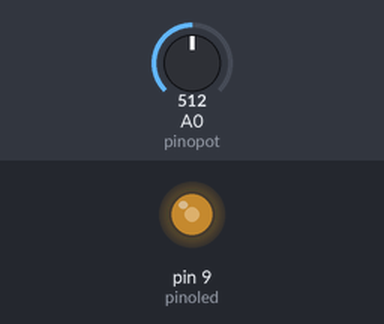
Bench run of a sketch on a simulated Arduino Uno, built with avr-gcc and run on an emulated ATmega328P. On the bench: output pins drawn as LEDs (lit = HIGH). The test bench sets the inputs (shaded band); at power-on: A0 (pinopot) = 512. What the sketch prints to the serial monitor is not drawn.

Above: at 1.2 s.
1.3 s: A0 (pinopot) set to 420
At 2.1 s:
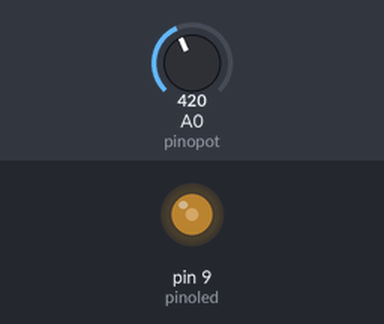
3.3 s: A0 (pinopot) set to 389
At 4.7 s:
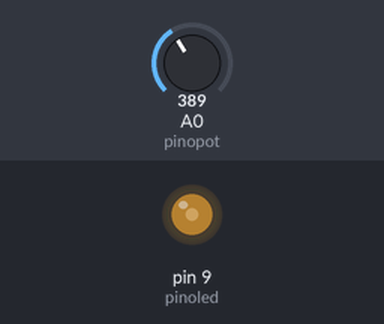
5.1 s: A0 (pinopot) set to 716
At 6.3 s:
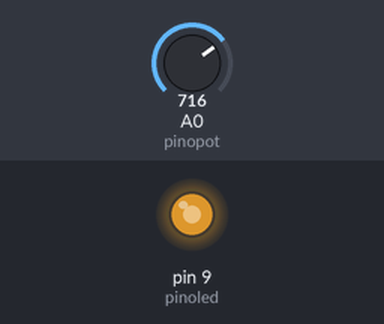
6.6 s: A0 (pinopot) set to 981
At 7.4 s:
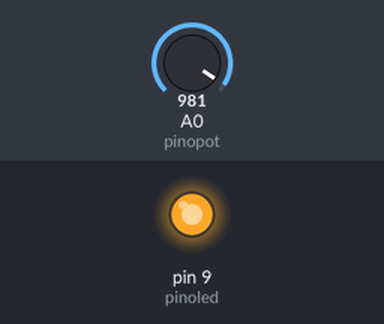
8.1 s: A0 (pinopot) set to 1018
At 8.5 s:
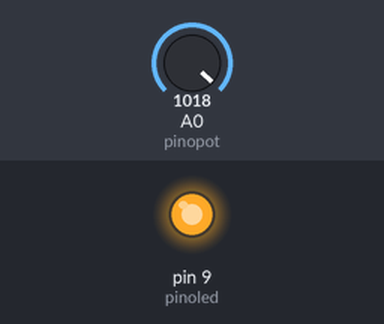
9.9 s: A0 (pinopot) set to 122
At 10.4 s:
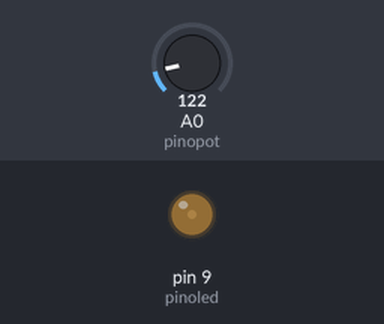
Timing chart, 0 to 12.4 s (numbered marks = the images above; inputs shaded):
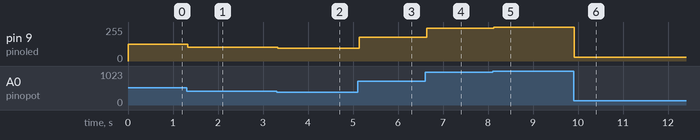

Measured:
- after the input at 1.3 s, pin 9 (pinoled): 127/255 → 104/255 at once
- after the input at 3.3 s, pin 9 (pinoled): 104/255 → 96/255 at once
- after the input at 5.1 s, pin 9 (pinoled): 96/255 → 178/255 at once
- after the input at 6.6 s, pin 9 (pinoled): 178/255 → 244/255 at once
- after the input at 8.1 s, pin 9 (pinoled): 244/255 → 253/255 at once
- after the input at 9.9 s, pin 9 (pinoled): 253/255 → 30/255 at once

The sketch:

Temporizadores.ino
```cpp
// C++ code
//

int pinoled = 9;
int pinopot = A0;
int valorpot = 0; int brilho =0;

void setup()
{
  Serial.begin(9600);
  pinMode(pinopot, INPUT);
  pinMode(pinoled, OUTPUT);
}

void loop()
{
  valorpot = analogRead(pinopot);
  brilho = map(valorpot,0,1023,0,255);
  analogWrite(pinoled, brilho);
  Serial.print("Valor do potenciometro: ");
  Serial.print(valorpot); Serial.print(" | Brilho do led: ");
  Serial.print(brilho);
}
```
